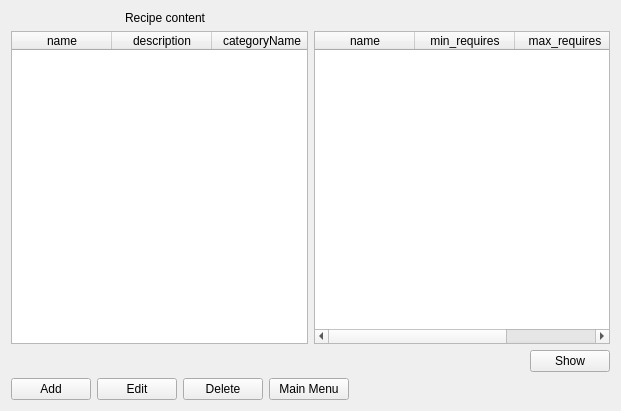
<?xml version="1.0" encoding="UTF-8"?>
<ui version="4.0">
 <class>recipe_content_form</class>
 <widget class="QWidget" name="recipe_content_form">
  <property name="geometry">
   <rect>
    <x>0</x>
    <y>0</y>
    <width>621</width>
    <height>411</height>
   </rect>
  </property>
  <property name="windowTitle">
   <string>Recipe content</string>
  </property>
  <layout class="QGridLayout" name="gridLayout">
   <item row="5" column="0">
    <layout class="QHBoxLayout" name="horizontalLayout">
     <item>
      <widget class="QPushButton" name="add">
       <property name="text">
        <string>Add</string>
       </property>
       <property name="form" stdset="0">
        <string notr="true">recipe_content_add</string>
       </property>
       <property name="global.recipeState" stdset="0">
        <string notr="true">{recipe.state}</string>
       </property>
       <property name="global.recipe_id" stdset="0">
        <string>{recipe.id}</string>
       </property>
       <property name="global.RecipeContentState" stdset="0">
        <string>{RecipeContent.state}</string>
       </property>
      </widget>
     </item>
     <item>
      <widget class="QPushButton" name="add_3">
       <property name="text">
        <string>Edit</string>
       </property>
       <property name="form" stdset="0">
        <string notr="true">recipe_content_edit</string>
       </property>
       <property name="global.recipeState" stdset="0">
        <string notr="true">{recipe.state}</string>
       </property>
       <property name="global.recipe_id" stdset="0">
        <string>{recipe.id}</string>
       </property>
       <property name="global.RecipeContentState" stdset="0">
        <string>{RecipeContent.state}</string>
       </property>
       <property name="global.category_id" stdset="0">
        <string>{RecipeContent.id}</string>
       </property>
      </widget>
     </item>
     <item>
      <widget class="QPushButton" name="add_2">
       <property name="text">
        <string>Delete</string>
       </property>
       <property name="form" stdset="0">
        <string notr="true">recipe_content</string>
       </property>
       <property name="global.recipeState" stdset="0">
        <string notr="true">{recipe.state}</string>
       </property>
       <property name="doctype" stdset="0">
        <string notr="true">RecipeContent.simpleform</string>
       </property>
       <property name="rootelement" stdset="0">
        <string notr="true">RecipeContent</string>
       </property>
       <property name="action" stdset="0">
        <string notr="true">delete</string>
       </property>
       <property name="global.RecipeContentState" stdset="0">
        <string>{RecipeContent.state}</string>
       </property>
       <property name="recipe_id" stdset="0">
        <string>{recipe.id}</string>
       </property>
       <property name="category_id" stdset="0">
        <string>{RecipeContent.id}</string>
       </property>
      </widget>
     </item>
     <item>
      <widget class="QPushButton" name="reload_2">
       <property name="text">
        <string>Main Menu</string>
       </property>
       <property name="form" stdset="0">
        <string notr="true">init</string>
       </property>
       <property name="global.recipeState" stdset="0">
        <string notr="true">{recipe.state}</string>
       </property>
       <property name="global.RecipeContentState" stdset="0">
        <string>{RecipeContent.state}</string>
       </property>
      </widget>
     </item>
     <item>
      <spacer name="horizontalSpacer">
       <property name="orientation">
        <enum>Qt::Horizontal</enum>
       </property>
       <property name="sizeHint" stdset="0">
        <size>
         <width>40</width>
         <height>20</height>
        </size>
       </property>
      </spacer>
     </item>
    </layout>
   </item>
   <item row="0" column="0">
    <layout class="QHBoxLayout" name="horizontalLayout_2">
     <item>
      <widget class="QLabel" name="label_2">
       <property name="maximumSize">
        <size>
         <width>32</width>
         <height>32</height>
        </size>
       </property>
       <property name="text">
        <string/>
       </property>
      </widget>
     </item>
     <item>
      <widget class="QLabel" name="label_3">
       <property name="maximumSize">
        <size>
         <width>32</width>
         <height>32</height>
        </size>
       </property>
       <property name="text">
        <string/>
       </property>
       <property name="pixmap">
        <pixmap resource="../qtclient.qrc">:/images/link.png</pixmap>
       </property>
      </widget>
     </item>
     <item>
      <widget class="QLabel" name="label_4">
       <property name="maximumSize">
        <size>
         <width>32</width>
         <height>32</height>
        </size>
       </property>
       <property name="text">
        <string/>
       </property>
       <property name="pixmap">
        <pixmap resource="../qtclient.qrc">:/images/folders.png</pixmap>
       </property>
      </widget>
     </item>
     <item>
      <widget class="QLabel" name="label">
       <property name="text">
        <string>Recipe content</string>
       </property>
      </widget>
     </item>
    </layout>
   </item>
   <item row="2" column="0">
    <layout class="QGridLayout" name="gridLayout_2">
     <item row="1" column="0">
      <layout class="QHBoxLayout" name="horizontalLayout_3"/>
     </item>
     <item row="0" column="2">
      <widget class="QTableWidget" name="RecipeContent">
       <property name="editTriggers">
        <set>QAbstractItemView::NoEditTriggers</set>
       </property>
       <property name="selectionMode">
        <enum>QAbstractItemView::SingleSelection</enum>
       </property>
       <property name="selectionBehavior">
        <enum>QAbstractItemView::SelectRows</enum>
       </property>
       <property name="doctype" stdset="0">
        <string>RecipeContentListRequest.simpleform</string>
       </property>
       <property name="rootelement" stdset="0">
        <string>RecipeContent</string>
       </property>
       <property name="state" stdset="0">
        <string>{global.RecipeContentState}</string>
       </property>
       <property name="recipe_id" stdset="0">
        <string>{recipe.id}</string>
       </property>
       <property name="action" stdset="0">
        <string notr="true">read</string>
       </property>
       <column>
        <property name="text">
         <string>name</string>
        </property>
       </column>
       <column>
        <property name="text">
         <string>min_requires</string>
        </property>
       </column>
       <column>
        <property name="text">
         <string>max_requires</string>
        </property>
       </column>
      </widget>
     </item>
     <item row="1" column="2">
      <layout class="QHBoxLayout" name="horizontalLayout_4">
       <item>
        <spacer name="horizontalSpacer_2">
         <property name="orientation">
          <enum>Qt::Horizontal</enum>
         </property>
         <property name="sizeHint" stdset="0">
          <size>
           <width>40</width>
           <height>20</height>
          </size>
         </property>
        </spacer>
       </item>
       <item>
        <widget class="QPushButton" name="pushButton">
         <property name="enabled">
          <bool>true</bool>
         </property>
         <property name="text">
          <string>Show</string>
         </property>
         <property name="action" stdset="0">
          <string>RecipeContent.reload</string>
         </property>
        </widget>
       </item>
      </layout>
     </item>
     <item row="0" column="1">
      <widget class="QTableWidget" name="recipe">
       <property name="horizontalScrollBarPolicy">
        <enum>Qt::ScrollBarAlwaysOff</enum>
       </property>
       <property name="alternatingRowColors">
        <bool>true</bool>
       </property>
       <property name="selectionMode">
        <enum>QAbstractItemView::SingleSelection</enum>
       </property>
       <property name="selectionBehavior">
        <enum>QAbstractItemView::SelectRows</enum>
       </property>
       <property name="showGrid">
        <bool>true</bool>
       </property>
       <property name="gridStyle">
        <enum>Qt::DotLine</enum>
       </property>
       <property name="sortingEnabled">
        <bool>true</bool>
       </property>
       <property name="doctype" stdset="0">
        <string notr="true">RecipeListRequest.simpleform</string>
       </property>
       <property name="rootelement" stdset="0">
        <string notr="true">recipe</string>
       </property>
       <property name="state" stdset="0">
        <string notr="true">{global.recipeState}</string>
       </property>
       <property name="action" stdset="0">
        <string notr="true">read</string>
       </property>
       <attribute name="horizontalHeaderShowSortIndicator" stdset="0">
        <bool>true</bool>
       </attribute>
       <attribute name="verticalHeaderStretchLastSection">
        <bool>false</bool>
       </attribute>
       <column>
        <property name="text">
         <string>name</string>
        </property>
       </column>
       <column>
        <property name="text">
         <string>description</string>
        </property>
       </column>
       <column>
        <property name="text">
         <string>categoryName</string>
        </property>
       </column>
       <column>
        <property name="text">
         <string>creationDate</string>
        </property>
       </column>
       <column>
        <property name="text">
         <string>comment</string>
        </property>
       </column>
      </widget>
     </item>
    </layout>
   </item>
  </layout>
 </widget>
 <tabstops>
  <tabstop>RecipeContent</tabstop>
  <tabstop>pushButton</tabstop>
  <tabstop>add</tabstop>
  <tabstop>add_3</tabstop>
  <tabstop>add_2</tabstop>
  <tabstop>reload_2</tabstop>
 </tabstops>
 <resources>
  <include location="../qtclient.qrc"/>
  <include location="../resources/configurator.qrc"/>
 </resources>
 <connections>
  <connection>
   <sender>RecipeContent</sender>
   <signal>doubleClicked(QModelIndex)</signal>
   <receiver>add_3</receiver>
   <slot>click()</slot>
   <hints>
    <hint type="sourcelabel">
     <x>396</x>
     <y>209</y>
    </hint>
    <hint type="destinationlabel">
     <x>124</x>
     <y>391</y>
    </hint>
   </hints>
  </connection>
  <connection>
   <sender>recipe</sender>
   <signal>itemSelectionChanged()</signal>
   <receiver>pushButton</receiver>
   <slot>click()</slot>
   <hints>
    <hint type="sourcelabel">
     <x>213</x>
     <y>250</y>
    </hint>
    <hint type="destinationlabel">
     <x>554</x>
     <y>357</y>
    </hint>
   </hints>
  </connection>
 </connections>
</ui>
